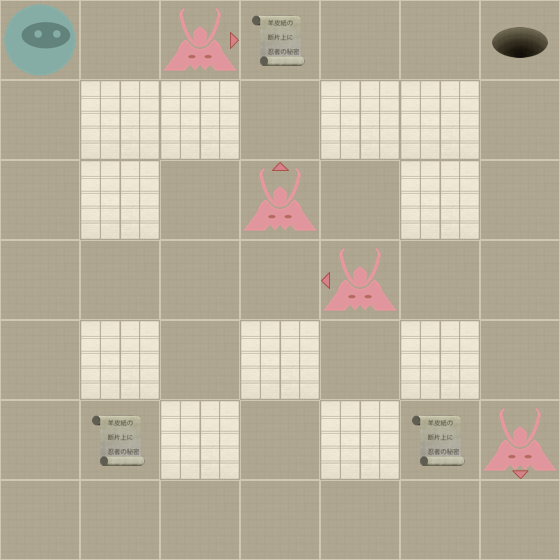

Rendered tile map (Tiled .tmx) drawn with the repository's tilesets; below, a short description and the map source with its tile grids summarised:
An orthogonal 7x7 tile map with 80x80 px tiles, 2 tile layers (Level, Actors).

<map version="1.0" orientation="orthogonal" width="7" height="7" tilewidth="80" tileheight="80">
 <properties>
  <property name="moves" value="20" />
 </properties>
 <tileset firstgid="1" name="tiles" tilewidth="80" tileheight="80" spacing="2" margin="2">
  <image source="tiles-hd.png" width="512" height="512" />
  <tile id="0">
   <properties>
    <property name="actor" value="exit" />
   </properties>
  </tile>
  <tile id="2">
   <properties>
    <property name="actor" value="guard" />
    <property name="direction" value="down" />
   </properties>
  </tile>
  <tile id="3">
   <properties>
    <property name="actor" value="guard" />
    <property name="direction" value="left" />
   </properties>
  </tile>
  <tile id="4">
   <properties>
    <property name="actor" value="guard" />
    <property name="direction" value="right" />
   </properties>
  </tile>
  <tile id="5">
   <properties>
    <property name="actor" value="guard" />
    <property name="direction" value="up" />
   </properties>
  </tile>
  <tile id="7">
   <properties>
    <property name="actor" value="player" />
   </properties>
  </tile>
  <tile id="8">
   <properties>
    <property name="actor" value="scroll" />
   </properties>
  </tile>
  <tile id="9">
   <properties>
    <property name="wall" value="1" />
   </properties>
  </tile>
 </tileset>
 <layer name="Level" width="7" height="7">
  <data>[49 cells, 49 non-empty, 2 distinct tile ids]</data>
 </layer>
 <layer name="Actors" width="7" height="7">
  <data>[49 cells, 9 non-empty, 7 distinct tile ids]</data>
 </layer>
</map>
